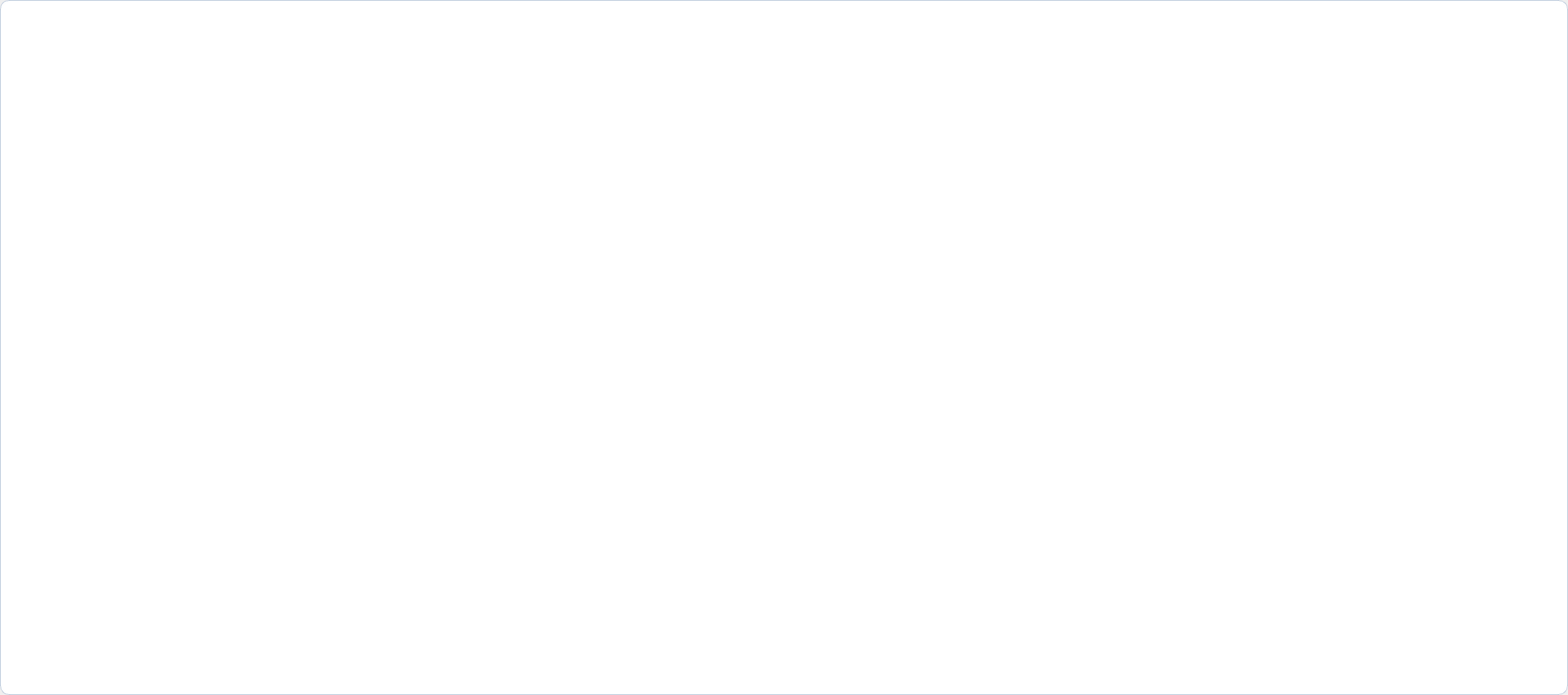
<?xml version="1.0" encoding="UTF-8"?>
<ui version="4.0">
 <class>CommonlyUsed</class>
 <widget class="QWidget" name="CommonlyUsed">
  <property name="geometry">
   <rect>
    <x>0</x>
    <y>0</y>
    <width>1696</width>
    <height>752</height>
   </rect>
  </property>
  <property name="windowTitle">
   <string>Form</string>
  </property>
  <property name="styleSheet">
   <string notr="true"/>
  </property>
  <layout class="QGridLayout" name="gridLayout">
   <property name="leftMargin">
    <number>0</number>
   </property>
   <property name="topMargin">
    <number>0</number>
   </property>
   <property name="rightMargin">
    <number>0</number>
   </property>
   <property name="bottomMargin">
    <number>0</number>
   </property>
   <property name="spacing">
    <number>0</number>
   </property>
   <item row="0" column="0">
    <widget class="QTableWidget" name="tableWidget">
     <property name="styleSheet">
      <string notr="true">QTableWidget {
    alternate-background-color: #f2f7fb;

    background: #FFFFFF;
    border-radius: 10px 10px 0px 0px;
    border: 1px solid rgba(170, 189, 212, 0.6);

    font-family: PingFang SC;
    font-weight: 500;
    font-size: 22px;
    color: #333333;
    line-height: 35px;
}

QHeaderView {
    font-family: PingFang SC;
    font-weight: 500;
    font-size: 30px;
    color: #333333;
    line-height: 70px;

    border-top-left-radius: 10px;
    border-top-right-radius: 10px;
    border-bottom-left-radius: 10px;
    border-bottom-right-radius: 10px;
}

QHeaderView::section {
    border: none;
}</string>
     </property>
    </widget>
   </item>
  </layout>
 </widget>
 <resources/>
 <connections/>
</ui>
